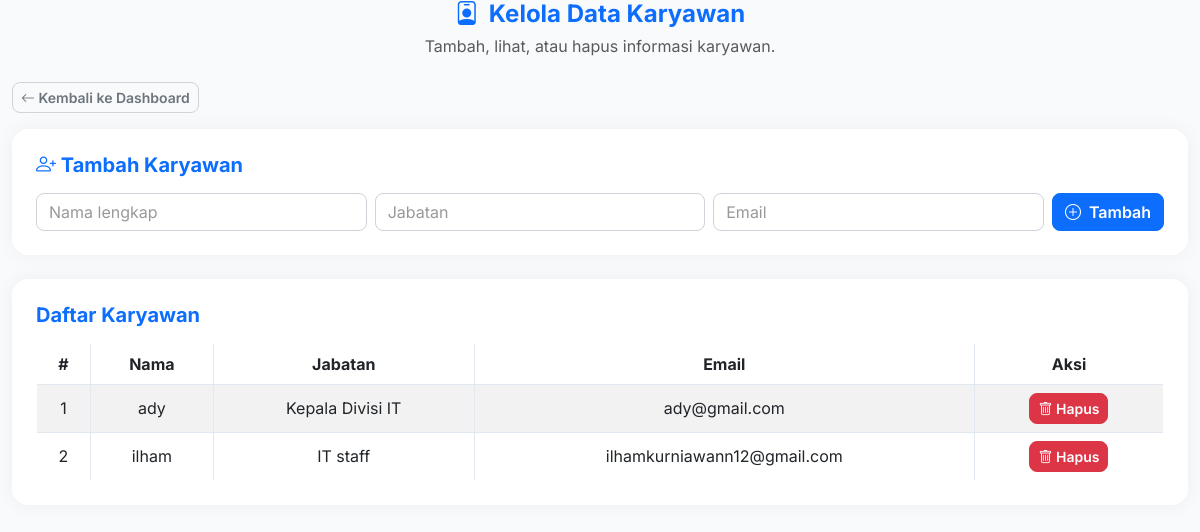
Page /admin/karyawan.php (signed in) on the committed database.
### tables this page shows
CREATE TABLE `user` (
  `id` int NOT NULL,
  `username` varchar(50) NOT NULL,
  `password` varchar(255) NOT NULL,
  `nama` varchar(255) NOT NULL,
  `jabatan` varchar(100) DEFAULT NULL,
  `email` varchar(255) DEFAULT NULL,
  `role` enum('admin','user') NOT NULL,
  `created_at` datetime DEFAULT CURRENT_TIMESTAMP
);

### admin/karyawan.php (the view, shortened to what this page needs)
<?php
require '../includes/config.php';
$query_select_karyawan = "SELECT id, nama, jabatan, email FROM user WHERE role = 'user' ORDER BY nama ASC";
$result_karyawan = mysqli_query($conn, $query_select_karyawan);
?>
<!DOCTYPE html>
<html lang="id">
<head>
    <link href="https://cdn.jsdelivr.net/npm/bootstrap@5.3.0/dist/css/bootstrap.min.css" rel="stylesheet">
    <link href="https://cdn.jsdelivr.net/npm/bootstrap-icons@1.10.5/font/bootstrap-icons.css" rel="stylesheet">
    <link href="../assets/style.css" rel="stylesheet"> </head>
<body>
<div class="container admin-wide"> <div class="mb-4 page-header">
        <h4 class="text-primary"><i class="bi bi-person-badge"></i> Kelola Data Karyawan</h4>
        <p class="text-muted">Tambah, lihat, atau hapus informasi karyawan.</p>
    </div>
    <div class="mb-3">
        <a href="dashboard.php" class="btn btn-outline-secondary btn-sm"><i class="bi bi-arrow-left"></i> Kembali ke Dashboard</a>
    </div>
    <div class="card mb-4 p-4">
        <h5 class="card-title mb-3"><i class="bi bi-person-plus"></i> Tambah Karyawan</h5>
        <form method="POST">
            <div class="row g-2 align-items-end">
                <div class="col-md">
                    <input type="text" id="nama" name="nama" class="form-control" placeholder="Nama lengkap" required>
                </div>
                <div class="col-md">
                    <input type="text" id="jabatan" name="jabatan" class="form-control" placeholder="Jabatan">
                </div>
                <div class="col-md">
                    <input type="email" id="email" name="email" class="form-control" placeholder="Email">
                </div>
                <div class="col-auto">
                    <button type="submit" name="tambah" class="btn btn-primary"><i class="bi bi-plus-circle me-1"></i> Tambah</button>
                </div>
            </div>
        </form>
    </div>
    <div class="card p-4">
        <h5 class="card-title mb-3">Daftar Karyawan</h5>
        <div class="table-responsive">
            <table class="table table-bordered table-striped align-middle text-center mb-0">
                <thead>
                    <tr>
                        <th>#</th>
                        <th>Nama</th>
                        <th>Jabatan</th>
                        <th>Email</th>
                        <th>Aksi</th>
                    </tr>
                </thead>
                <tbody>
                <?php
                if (mysqli_num_rows($result_karyawan) > 0) {
                    $no = 1;
                    while ($row = mysqli_fetch_assoc($result_karyawan)):
                ?>
                        <tr>
                            <td><?= $no++ ?></td>
                            <td><?= htmlspecialchars($row['nama']) ?></td>
                            <td><?= htmlspecialchars($row['jabatan'] ?? '-') ?></td>
                            <td><?= htmlspecialchars($row['email'] ?? '-') ?></td>
                            <td>
                                <a href="karyawan.php?hapus=<?= $row['id'] ?>" onclick="return confirm('Yakin hapus data ini?')" class="btn btn-sm btn-danger">
                                    <i class="bi bi-trash"></i> Hapus
                                </a>
                            </td>
                        </tr>
                <?php
                    endwhile;
                } else {
                    echo '<tr><td colspan="5" class="text-center py-3">Tidak ada data karyawan.</td></tr>';
                }
                ?>
                </tbody>
            </table>
        </div>
    </div>
</div>
</body>
</html>

### assets/style.css (style rules this page uses)
html, body { height: 100%; margin: 0; }
body { font-family: "Inter", sans-serif; background-color: #f8fafc; color: #333; display: flex; flex-direction: column; min-height: 100vh; }
.container { max-width: 1000px; flex-grow: 1; }
.container.admin-wide { max-width: 1200px; }
.page-header { margin-bottom: 30px; text-align: center; }
.page-header h4 { font-weight: 700; color: #0d6efd; display: inline-flex; align-items: center; gap: 10px; margin-bottom: 5px; }
.page-header p { color: #6c757d; margin-bottom: 0; }
.card { border-radius: 1rem; box-shadow: 0 0 20px rgba(0, 0, 0, 0.05); background-color: #ffffff; border: none; margin-bottom: 20px; }
.card-title { font-weight: 700; color: #0d6efd; }
.form-control, .form-select { border-radius: 0.5rem; border: 1px solid #ced4da; }
.form-control::placeholder { color: #999; }
.btn { border-radius: 0.5rem; font-weight: 600; }
.btn-primary { background-color: #0d6efd; border-color: #0d6efd; }
.btn-outline-secondary { color: #6c757d; border-color: #ced4da; }
.btn-danger { background-color: #dc3545; border-color: #dc3545; }
.table { background-color: #ffffff; border-radius: 0.5rem; overflow: hidden; border: 1px solid #e2e8f0; }
.table th, .table td { vertical-align: middle; text-align: center; }
.table thead { background-color: #e9f2ff; color: #0d6efd; font-weight: 600; }

### rows in the picture
user: nama "ady", jabatan "Kepala Divisi IT", email "ady@gmail.com"
user: nama "ilham", jabatan "IT staff", email "ilhamkurniawann12@gmail.com"
